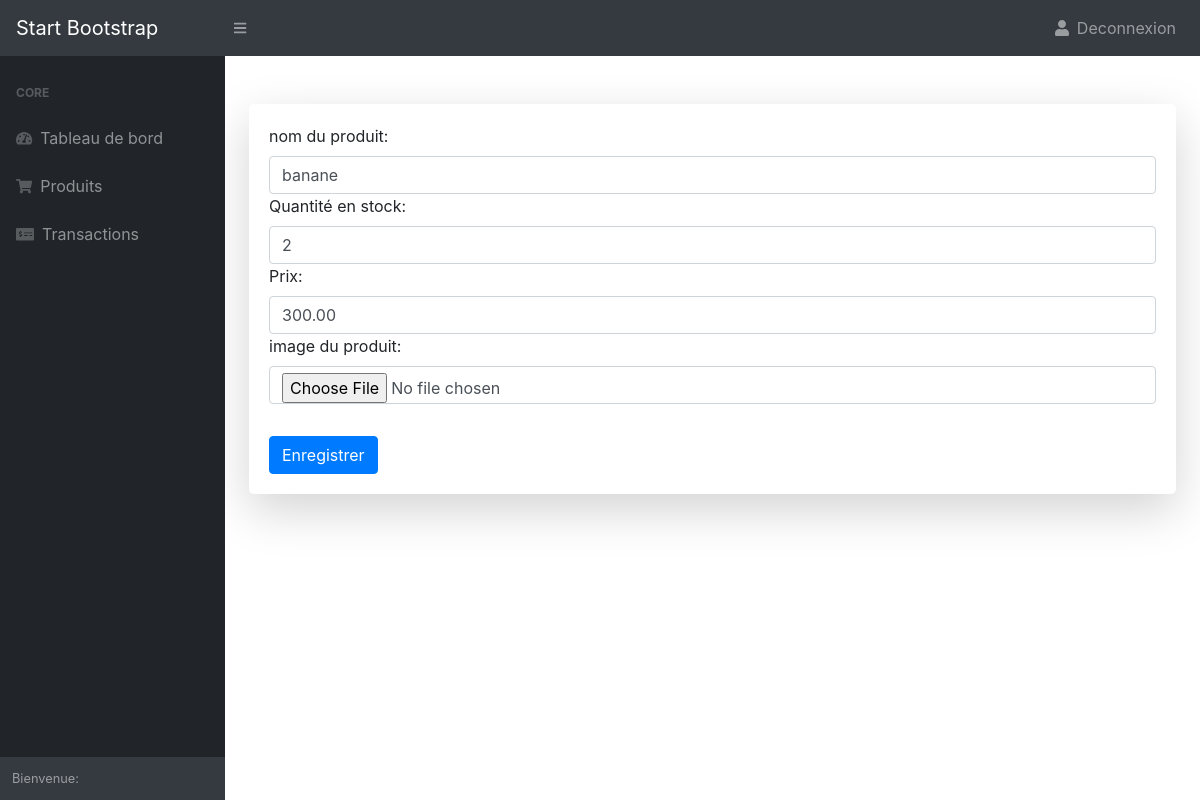
The app's page /products/1/edit/ (signed in), older data.
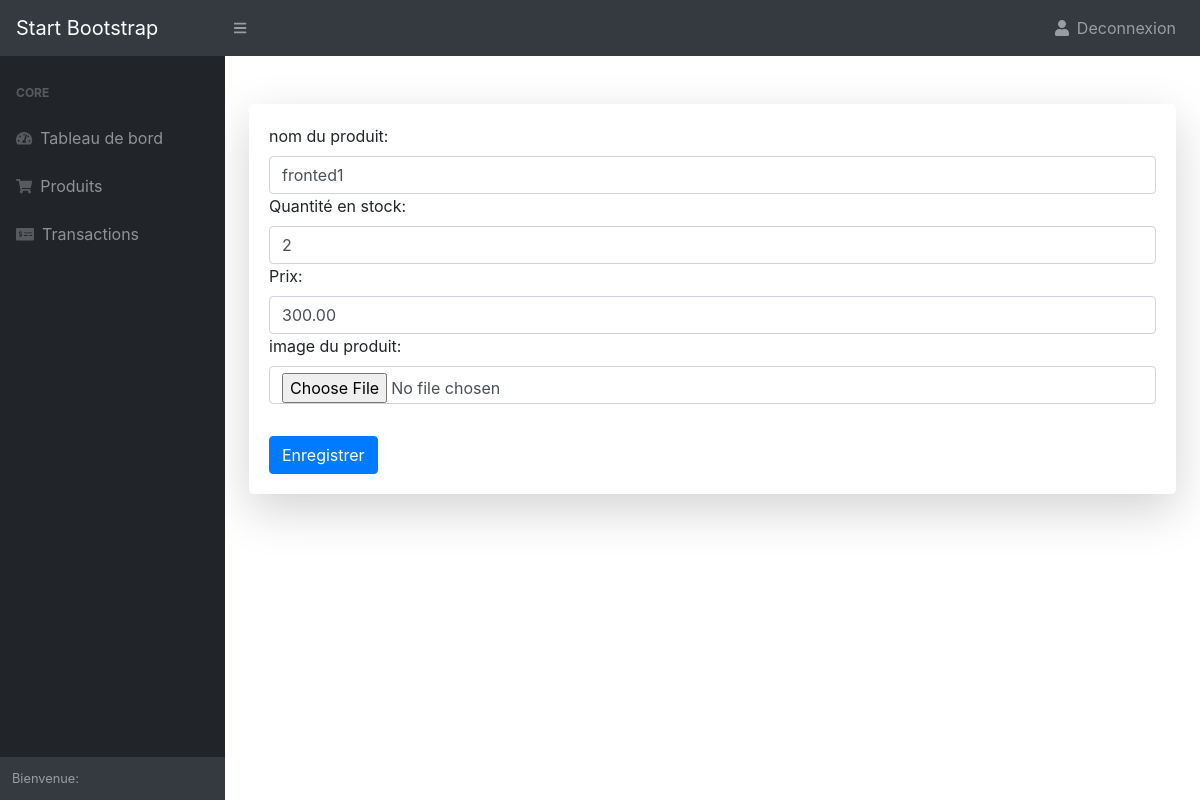
The same page, newer data.
### product/models.py (models this page shows, shortened)
class Product(models.Model):
    name=models.CharField(max_length=60)
    image=models.ImageField(upload_to="product/")
    quantity=models.PositiveIntegerField(default=1)
    price=models.DecimalField(default=0, max_digits=13, decimal_places=2)
    created_at=models.DateTimeField(auto_now=True)
    owner= models.ForeignKey(User, on_delete=models.CASCADE)

### product/views.py (the view)
# urls.py: path("products/<int:product_id>/edit/", edit_product, name="edit_product"),
@login_required
def edit_product(request, product_id):
    product= get_object_or_404(Product, pk=product_id)
    user=request.user
    if request.method == "POST" :
        form=ProductForm(request.POST, request.FILES, instance=product)
        if form.is_valid():
           product= form.save(commit=False)
           product.save()
           return redirect("product_list")
    else:
        form=ProductForm(instance=product)
    return render(request, "product/edit-product.html", {'form': form})

### product/forms.py
class ProductForm(forms.ModelForm):
    name=forms.CharField(label="nom du produit", widget=forms.TextInput({ "class": "form-control"}) )
    quantity=forms.IntegerField (label="Quantité en stock", widget=forms.NumberInput({ "class": "form-control"}) )
    price=forms.IntegerField (label="Prix", widget=forms.NumberInput({ "class": "form-control"}) )
    image=forms.ImageField(label='image du produit', widget=forms.FileInput({ "class": "form-control"}))
    class Meta:
        model = Product
        fields= ('name', 'quantity', 'price', 'image')

### stock_management/templates/product/edit-product.html
{% extends "base.html" %}
{% block content %}
<div class="card shadow-lg border-0 rounded-lg mt-5">
<div class="card-body">
<form method="POST" enctype="multipart/form-data" >
    {% csrf_token %} {{ form }}
    <div class="mt-3">
      <button class="btn btn-primary mt-3" type="submit">Enregistrer</button>
    </div>
  </form>
</div>
</div>
{% endblock content %}

Row changes from the older to the newer data that the page shows:
changed Product: name "banane" → "fronted1"
